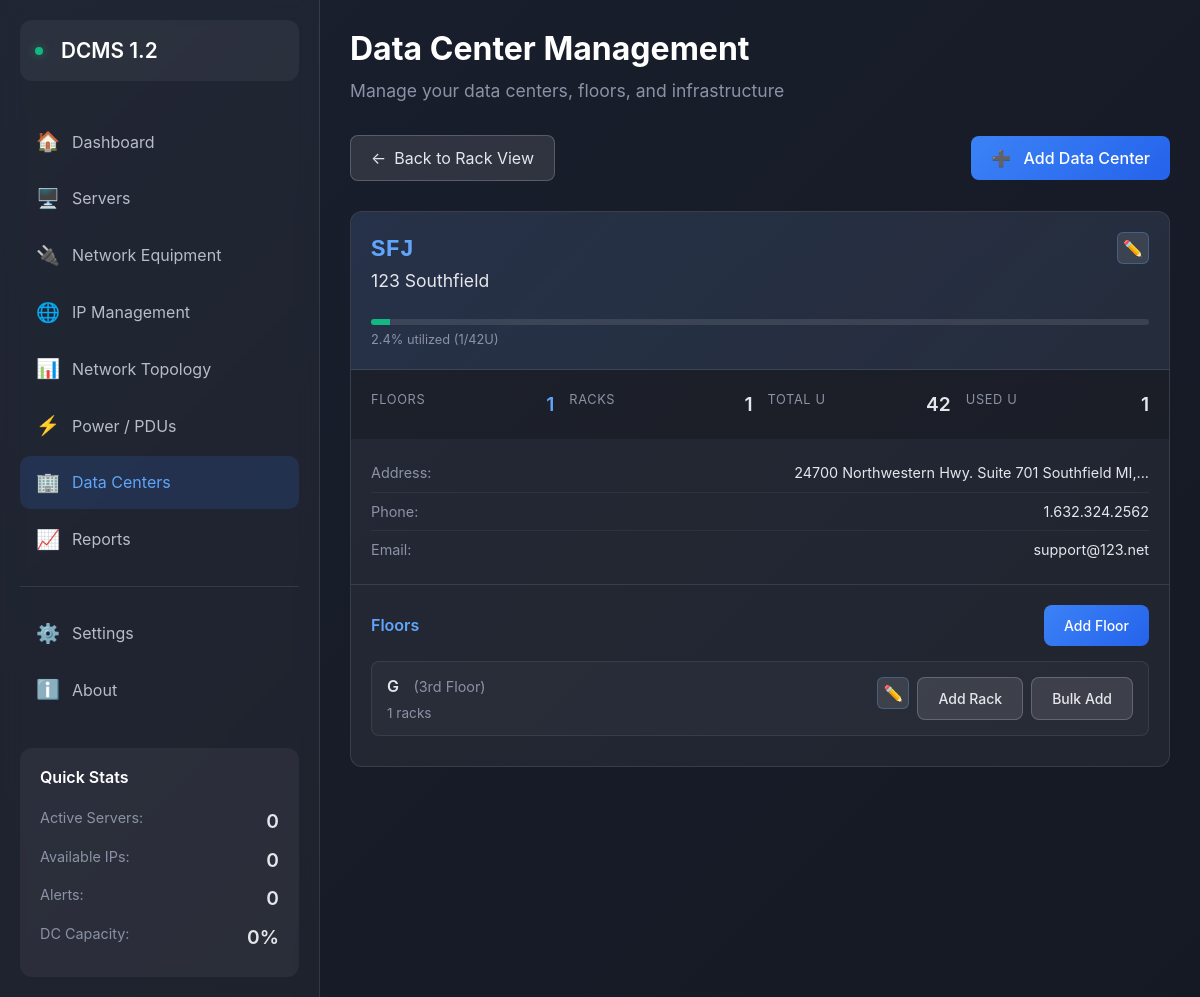
Page /datacenters/list on the committed database.
### models/datacenter.py (models this page shows, shortened)
class Rack(db.Model):
    __tablename__ = 'racks'
    id = db.Column(db.Integer, primary_key=True)
    floor_id = db.Column(db.Integer, db.ForeignKey('floors.id'), nullable=False)
    rack_id = db.Column(db.String(20), unique=True, nullable=False)  # Full ID like SFJ-G09.01
    row_number = db.Column(db.String(10), nullable=False)  # G09
    cabinet_number = db.Column(db.String(10), nullable=False)  # 01
    u_height = db.Column(db.Integer, nullable=False, default=42)  # Total U height
    u_used = db.Column(db.Integer, default=0)  # Currently used U spaces
    power_capacity = db.Column(db.Float)  # Total power capacity in amps
    power_used = db.Column(db.Float, default=0)  # Currently used power
    rack_code = db.Column(db.String(4))  # 4-digit code to unlock rack (e.g., "1234")
    notes = db.Column(db.Text)
    created_at = db.Column(db.DateTime, default=datetime.utcnow)
    updated_at = db.Column(db.DateTime, default=datetime.utcnow, onupdate=datetime.utcnow)
    pdus = db.relationship('PDU', backref='rack', lazy='dynamic', cascade='all, delete-orphan')

class DataCenter(db.Model):
    __tablename__ = 'datacenters'
    id = db.Column(db.Integer, primary_key=True)
    code = db.Column(db.String(3), unique=True, nullable=False)  # SFJ, LAX, etc.
    name = db.Column(db.String(100), nullable=False)  # San Francisco Junction
    address = db.Column(db.String(200))
    contact_phone = db.Column(db.String(20))
    contact_email = db.Column(db.String(100))
    notes = db.Column(db.Text)
    created_at = db.Column(db.DateTime, default=datetime.utcnow)
    updated_at = db.Column(db.DateTime, default=datetime.utcnow, onupdate=datetime.utcnow)
    floors = db.relationship('Floor', backref='datacenter', lazy='dynamic', cascade='all, delete-orphan')
    @property
    def rack_count(self):
        return sum(floor.racks.count() for floor in self.floors)
    @property
    def total_u_capacity(self):
        total = 0
        for floor in self.floors:
            for rack in floor.racks:
                total += rack.u_height
        return total

class Floor(db.Model):
    __tablename__ = 'floors'
    id = db.Column(db.Integer, primary_key=True)
    datacenter_id = db.Column(db.Integer, db.ForeignKey('datacenters.id'), nullable=False)
    provider_designation = db.Column(db.String(10), nullable=False)  # G, A, B, etc.
    actual_floor = db.Column(db.String(20), nullable=False)  # 1st, 2nd, 3rd, 4th, Basement
    description = db.Column(db.String(100))
    created_at = db.Column(db.DateTime, default=datetime.utcnow)
    racks = db.relationship('Rack', backref='floor', lazy='dynamic', cascade='all, delete-orphan')

### routes/datacenters.py (the view)
@datacenters_bp.route('/list')
def list_datacenters():
    datacenters = DataCenter.query.all()
    dc_stats = []
    for dc in datacenters:
        floor_count = dc.floors.count()
        rack_count = dc.rack_count
        total_u = dc.total_u_capacity
        used_u = sum(rack.u_used for floor in dc.floors for rack in floor.racks)
        dc_stats.append({
            'dc': dc,
            'floor_count': floor_count,
            'rack_count': rack_count,
            'total_u': total_u,
            'used_u': used_u,
            'utilization': round((used_u / total_u * 100), 1) if total_u > 0 else 0
        })
    return render_template('datacenters/list_datacenters.html', dc_stats=dc_stats)

### templates/datacenters/list_datacenters.html (shortened to what this page needs)
{% extends "base.html" %}
{% block content %}
<div class="page-header">
    <h1 class="page-title">Data Center Management</h1>
    <p class="page-subtitle">Manage your data centers, floors, and infrastructure</p>
</div>
<div class="management-header">
    <a href="{{ url_for('datacenters.index') }}" class="btn-back">
        <span>←</span> Back to Rack View
    </a>
    <a href="{{ url_for('datacenters.add_datacenter') }}" class="btn btn-primary">
        <span style="margin-right: 8px;">➕</span> Add Data Center
    </a>
</div>
{% if dc_stats %}
<div class="dc-grid">
    {% for stat in dc_stats %}
    <div class="dc-card">
        <div class="dc-header">
            <div class="dc-title">
                <div>
                    <div class="dc-code">{{ stat.dc.code }}</div>
                    <div class="dc-name">{{ stat.dc.name }}</div>
                </div>
                <div class="dc-actions">
                    <a href="{{ url_for('datacenters.edit_datacenter', dc_id=stat.dc.id) }}"
                       class="btn-icon edit" title="Edit Data Center">
                        ✏️
                    </a>
                </div>
            </div>
            {% if stat.total_u > 0 %}
            <div class="utilization-mini">
                <div class="utilization-bar-mini">
                    <div class="utilization-fill-mini {% if stat.utilization < 60 %}utilization-low{% elif stat.utilization < 80 %}utilization-medium{% else %}utilization-high{% endif %}"
                         style="width: {{ stat.utilization }}%;">
                    </div>
                </div>
                <div style="color: #8b92a5; font-size: 0.8rem; margin-top: 5px;">
                    {{ stat.utilization }}% utilized ({{ stat.used_u }}/{{ stat.total_u }}U)
                </div>
            </div>
            {% endif %}
        </div>
        <div class="dc-stats">
            <div class="stat-item">
                <div class="stat-label">Floors</div>
                <div class="stat-value highlight">{{ stat.floor_count }}</div>
            </div>
            <div class="stat-item">
                <div class="stat-label">Racks</div>
                <div class="stat-value">{{ stat.rack_count }}</div>
            </div>
            <div class="stat-item">
                <div class="stat-label">Total U</div>
                <div class="stat-value">{{ stat.total_u }}</div>
            </div>
            <div class="stat-item">
                <div class="stat-label">Used U</div>
                <div class="stat-value">{{ stat.used_u }}</div>
            </div>
        </div>
        {% if stat.dc.address or stat.dc.contact_phone or stat.dc.contact_email %}
        <div class="dc-info">
            {% if stat.dc.address %}
            <div class="info-row">
                <span class="info-label">Address:</span>
                <span class="info-value">{{ stat.dc.address[:50] }}{% if stat.dc.address|length > 50 %}...{% endif %}</span>
            </div>
            {% endif %}
            {% if stat.dc.contact_phone %}
            <div class="info-row">
                <span class="info-label">Phone:</span>
                <span class="info-value">{{ stat.dc.contact_phone }}</span>
            </div>
            {% endif %}
            {% if stat.dc.contact_email %}
            <div class="info-row">
                <span class="info-label">Email:</span>
                <span class="info-value">{{ stat.dc.contact_email }}</span>
            </div>
            {% endif %}
        </div>
        {% endif %}
        <div class="floors-section">
            <div class="floors-header">
                <div class="floors-title">Floors</div>
                <a href="{{ url_for('datacenters.add_floor', dc_id=stat.dc.id) }}"
                   class="btn btn-sm btn-primary">
                    Add Floor
                </a>
            </div>
            {% if stat.dc.floors.count() > 0 %}
                {% for floor in stat.dc.floors %}
                <div class="floor-item">
                    <div class="floor-info">
                        <div>
                            <span class="floor-designation">{{ floor.provider_designation }}</span>
                            <span class="floor-actual">({{ floor.actual_floor }})</span>
                        </div>
                        <div class="floor-stats">
                            {{ floor.racks.count() }} racks
                        </div>
                    </div>
                    <div class="floor-actions">
                        <a href="{{ url_for('datacenters.edit_floor', floor_id=floor.id) }}"
                           class="btn-icon edit" title="Edit Floor">
                            ✏️
                        </a>
                        <a href="{{ url_for('datacenters.add_rack', floor_id=floor.id) }}"
                           class="btn btn-sm btn-secondary">
                            Add Rack
                        </a>
                        <a href="{{ url_for('datacenters.bulk_add_racks', floor_id=floor.id) }}"
                           class="btn btn-sm btn-secondary">
                            Bulk Add
                        </a>
                    </div>
                </div>
                {% endfor %}
            {% else %}
                <div class="no-floors">
                    No floors configured yet
                </div>
            {% endif %}
        </div>
    </div>
    {% endfor %}
</div>
{% endif %}
{% endblock %}

### templates/base.html (shortened to what this page needs)
<!DOCTYPE html>
<html lang="en">
<head>
    <link href="https://cdn.jsdelivr.net/npm/bootstrap@5.1.3/dist/css/bootstrap.min.css" rel="stylesheet">
</head>
<body>
    <div class="sidebar">
        <div class="app-header">
            <span class="status-indicator status-online"></span>
            <span class="app-title">DCMS 1.2</span>
        </div>
        <nav class="nav-section">
            <a href="/" class="nav-item {% if request.endpoint == 'index' %}active{% endif %}">
                <span class="icon">🏠</span>
                <span>Dashboard</span>
            </a>
            <a href="#" class="nav-item">
                <span class="icon">🖥️</span>
                <span>Servers</span>
            </a>
            <a href="{{ url_for('network_devices.index') }}"
                class="nav-item {% if request.endpoint and request.endpoint.startswith('network_devices') %}active{% endif %}">
                <span class="icon">🔌</span>
                <span>Network Equipment</span>
            </a>
            <a href="#" class="nav-item">
                <span class="icon">🌐</span>
                <span>IP Management</span>
            </a>
            <a href="#" class="nav-item">
                <span class="icon">📊</span>
                <span>Network Topology</span>
            </a>
            <a href="{{ url_for('pdus.index') }}"
                class="nav-item {% if request.endpoint and request.endpoint.startswith('pdus') %}active{% endif %}">
                <span class="icon">⚡</span>
                <span>Power / PDUs</span>
            </a>
            <a href="{{ url_for('datacenters.index') }}"
                class="nav-item {% if request.endpoint and request.endpoint.startswith('datacenters') %}active{% endif %}">
                <span class="icon">🏢</span>
                <span>Data Centers</span>
            </a>
            <a href="#" class="nav-item">
                <span class="icon">📈</span>
                <span>Reports</span>
            </a>
            <div class="nav-divider"></div>
            <a href="#" class="nav-item">
                <span class="icon">⚙️</span>
                <span>Settings</span>
            </a>
            <a href="/about" class="nav-item {% if request.endpoint == 'about' %}active{% endif %}">
                <span class="icon">ℹ️</span>
                <span>About</span>
            </a>
        </nav>
        <div class="quick-stats">
            <h3>Quick Stats</h3>
            <div class="stat-item">
                <span>Active Servers:</span>
                <span class="stat-value">0</span>
            </div>
            <div class="stat-item">
                <span>Available IPs:</span>
                <span class="stat-value">0</span>
            </div>
            <div class="stat-item">
                <span>Alerts:</span>
                <span class="stat-value">0</span>
            </div>
            <div class="stat-item">
                <span>DC Capacity:</span>
                <span class="stat-value">0%</span>
            </div>
        </div>
    </div>
    <main class="main-content">
        {% block content %}{% endblock %}
    </main>
</body>
</html>

### templates/base.html (style rules this page uses)
* { margin: 0; padding: 0; box-sizing: border-box; }
body { background: linear-gradient(135deg, #1a1f2e 0%, #151923 100%); color: #e4e6eb; font-family: -apple-system, BlinkMacSystemFont, 'Segoe UI', Roboto, Oxygen, Ubuntu, sans-serif; min-height: 100vh; display: flex; }
.sidebar { width: 320px; background: rgba(255, 255, 255, 0.03); backdrop-filter: blur(10px); border-right: 1px solid rgba(255, 255, 255, 0.1); padding: 20px; display: flex; flex-direction: column; position: fixed; height: 100vh; overflow-y: auto; }
.app-header { display: flex; align-items: center; gap: 10px; padding: 15px; background: rgba(255, 255, 255, 0.05); border-radius: 12px; margin-bottom: 10px; }
.app-title { font-size: 1.3rem; font-weight: 600; color: #fff; }
.nav-section { flex: 1; }
.nav-item { display: flex; align-items: center; gap: 12px; padding: 12px 16px; margin: 4px 0; border-radius: 10px; color: #b8bcc8; text-decoration: none; transition: all 0.2s ease; cursor: pointer; }
.nav-item.active { background: rgba(59, 130, 246, 0.15); color: #60a5fa; }
.nav-item .icon { font-size: 1.2rem; width: 24px; text-align: center; }
.nav-divider { height: 1px; background: rgba(255, 255, 255, 0.1); margin: 20px 0; }
.quick-stats { background: rgba(255, 255, 255, 0.05); border-radius: 12px; padding: 20px; margin-top: auto; }
.quick-stats h3 { font-size: 1rem; font-weight: 600; margin-bottom: 15px; color: #fff; }
.stat-item { display: flex; justify-content: space-between; padding: 5px 0; color: #8b92a5; font-size: 0.9rem; }
.stat-value { color: #60a5fa; font-weight: 500; }
.main-content { margin-left: 320px; flex: 1; padding: 30px; width: calc(100% - 320px); }
.status-indicator { display: inline-block; width: 8px; height: 8px; border-radius: 50%; margin-right: 8px; }
.status-online { background: #10b981; box-shadow: 0 0 10px rgba(16, 185, 129, 0.5); }
.btn-primary { background: linear-gradient(135deg, #3b82f6, #2563eb); border: none; border-radius: 8px; padding: 10px 20px; font-weight: 500; transition: all 0.2s ease; }
.btn-secondary { background: rgba(255, 255, 255, 0.1); border: 1px solid rgba(255, 255, 255, 0.2); border-radius: 8px; padding: 10px 20px; font-weight: 500; color: #e4e6eb; transition: all 0.2s ease; }
.page-header { margin-bottom: 30px; }
.page-title { font-size: 2rem; font-weight: 700; color: #fff; margin-bottom: 10px; }
.page-subtitle { color: #8b92a5; font-size: 1.1rem; }

### rows in the picture
Rack: dc.code "SFJ", dc.name "123 Southfield", utilization "2.4", used_u "1", total_u "42", floor_count "1", rack_count "1", dc "24700 Northwestern Hwy. Suite 701 Southfield MI,", dc.contact_phone "1.632.324.2562", dc.contact_email "support@123.net"
Floor: provider_designation "G", actual_floor "3rd Floor", racks.count "1"
